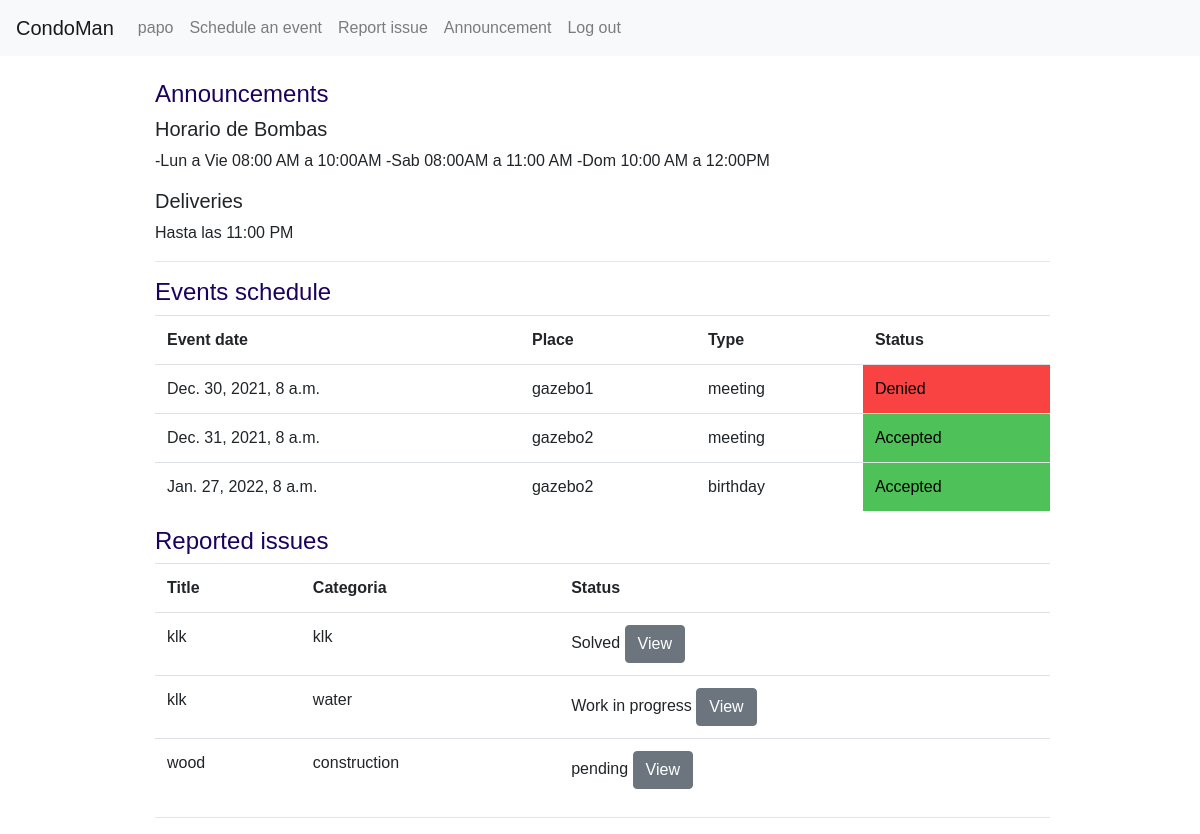
/ (signed in), run on an earlier commit of the app's database.
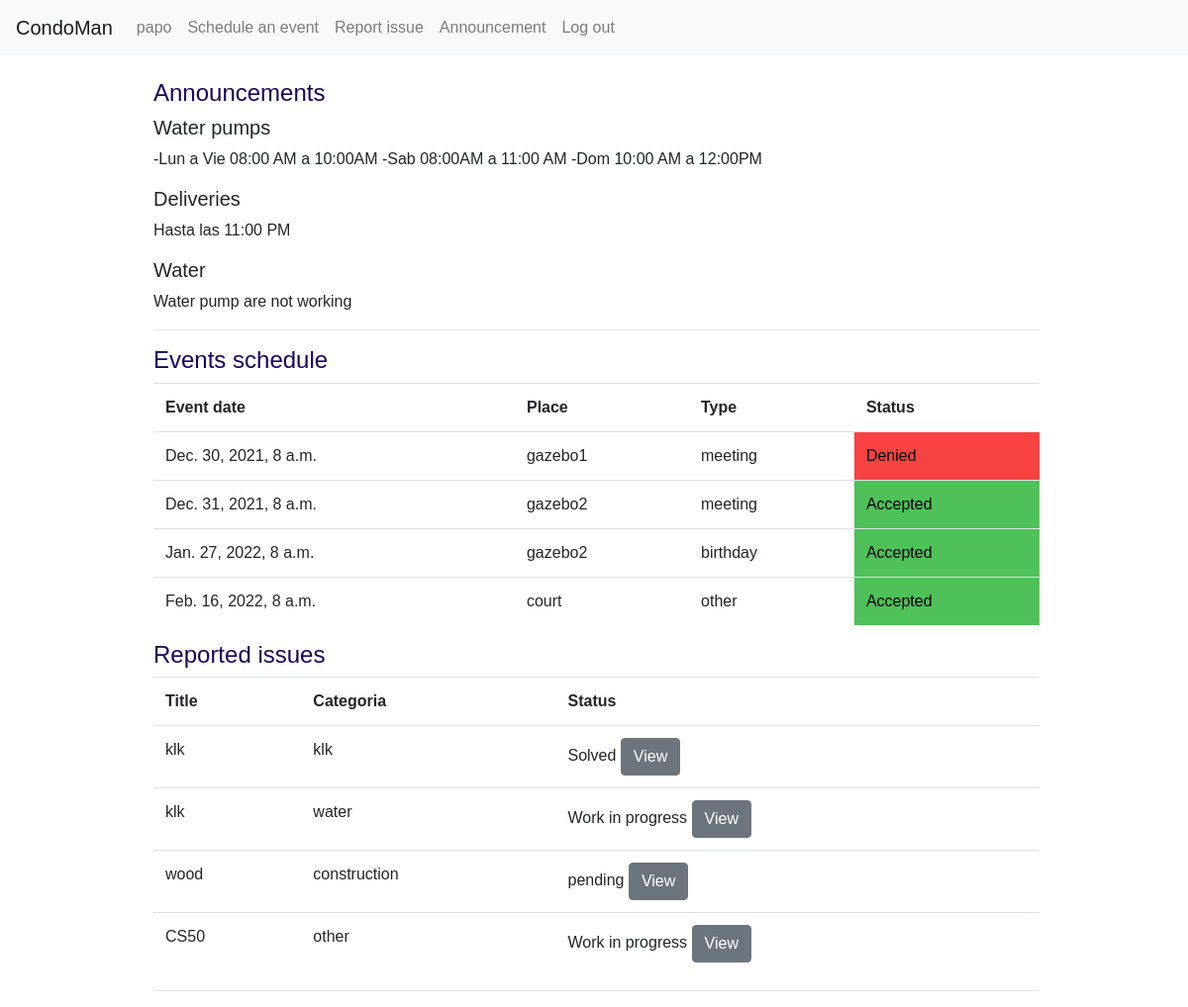
And on a later commit of the database.
### building/models.py (models this page shows, shortened)
class User(AbstractUser):
    pass

class Announcement(models.Model):
    profile = models.ForeignKey("Profile", on_delete=models.CASCADE, related_name="announcer")
    title = models.CharField(max_length=255)
    content = models.CharField(max_length=20000, blank=True)
    valid_date = models.DateField()
    submited = models.DateTimeField(auto_now=True)

class Events(models.Model):
    profile = models.ForeignKey("Profile", on_delete=models.CASCADE, related_name="events")
    event_date = models.DateTimeField()
    submited = models.DateTimeField(auto_now_add=True)
    place = models.CharField(max_length=64)
    type_of_event = models.CharField(max_length=64)
    status = models.CharField(max_length=64)

class Issues(models.Model):
    title = models.CharField(max_length=255)
    categoria = models.CharField(max_length=128)
    description = models.CharField(max_length=20000)
    status = models.CharField(max_length=96)
    reported_by = models.ForeignKey("Profile", on_delete=models.CASCADE, related_name="reporter")
    reported_date = models.DateTimeField(auto_now=True)
    signed_by = models.ForeignKey("Profile", on_delete=models.CASCADE, related_name="signer", null=True, blank=True)
    signed_date = models.DateTimeField(null=True, blank=True)

### building/views.py (the view, shortened to what this page needs)
# urls.py: path("", views.index, name="index"),
def index(request):
    if request.user.is_authenticated:
        user = User.objects.get(pk=request.user.id)
        profile = Profile.objects.get(user=user)
        today = date.today()
        eventos = Events.objects.filter(profile = profile).filter(event_date__gte = today).order_by("event_date")
        announces = Announcement.objects.filter(valid_date__gte = today  )
        issues = Issues.objects.filter(reported_by = profile)
        return render(request, "building/home.html", {"events": eventos, "announces": announces, "issues":issues })
    else:
        return HttpResponseRedirect(reverse("login"))

### building/templates/building/home.html (shortened to what this page needs)
{% extends "building/layout.html" %}
{% block body %}
<div id="building">
    <div class="division" id="home">
         <h4> Announcements  </h4>
        {% for announce in announces%}
            <h5> {{ announce.title}} </h5>
            <p> {{ announce.content }}</p>
        {% endfor%}
        <hr>
        <h4> Events schedule</h4>
            <table class="table">
                <tr>
                    <th>Event date</th>
                    <th>Place</th>
                    <th>Type</th>
                    <th>Status</th>
                </tr>
                {% for event in events%}
                    <tr >
                        <td>{{ event.event_date }}</td>
                        <td>{{ event.place }}</td>
                        <td>{{ event.type_of_event }}</td>
                        <td class="row{{event.status}}">{{ event.status }}</td>
                    </tr>
            {% endfor%}
            </table>
        <h4> Reported issues</h4>
            <table class="table">
                <tr>
                    <th>Title</th>
                    <th>Categoria</th>
                    <th>Status</th>
                </tr>
                {% for issue in issues %}
                    <tr >
                        <td>{{ issue.title }}</td>
                        <td>{{ issue.categoria}}</td>
                        <td >
                            {{ issue.status}}
                            <input type="button" class="btn btn-secondary"  value="View" onclick="issue_view( {{ issue.id}} )" />
                        </td>
                    </tr>
            {% endfor%}
            </table>
    </div>
    <hr>
</div>
{% endblock %}

### building/templates/building/layout.html (shortened to what this page needs)
{% load static %}
<!DOCTYPE html>
<html lang="en">
<head>
    <link rel="stylesheet" href="https://maxcdn.bootstrapcdn.com/bootstrap/4.0.0/css/bootstrap.min.css"
>
    <link href="{% static 'building/styles.css' %}" rel="stylesheet">
</head>
<body>
  {% if user.is_authenticated %}
    <nav class="navbar navbar-expand-lg navbar-light bg-light">
        <a class="navbar-brand" href="#">CondoMan</a>
        <div class="collapse navbar-collapse" id="navbarNav">
          <ul class="navbar-nav">
            <li class="nav-item">
              <a class="nav-link" onclick="home()">{{ user.username }} <span class="sr-only">(current)</span></a>
            </li>
            <li class="nav-item">
              <a class="nav-link" onclick="schedule()" href="#">Schedule an event</a>
            </li>
            <li class="nav-item">
              <a class="nav-link" onclick="issue()" href="#">Report issue</a>
            </li>
            <li class="nav-item">
              <a class="nav-link" onclick="announcement()" href="#">Announcement</a>
            </li>
            <li class="nav-item">
              <a class="nav-link" href="{% url 'logout' %}">Log out</a>
            </li>
          </ul>
        </div>
      </nav>
      {% endif %}
      <div id="container">
        {% block body %}
        {% endblock %}
      </div>
</body>
</html>

### building/static/building/styles.css (style rules this page uses)
body { font-family: Arial, Helvetica, sans-serif; }
#building { max-width: 900px; margin: auto; padding-left: 5px; border-radius: 30px; }
#container { padding-left: 5%; padding-right: 5%; padding-top: 2%; }
h4 { color: rgb(28, 0, 94); }
.rowAccepted { background-color: rgba(11, 170, 24, 0.72); color: black; }
.rowDenied { background-color: rgb(249, 66, 66); color: black; }
ul { list-style-type: none; }

What changed in the data, as far as the page shows it:
changed Announcement "-Lun a Vie 08:00 AM a 10:00AM -Sab 08:00AM a 11:00 AM -Dom 10:00 AM a 12:00PM": title "Horario de Bombas" → "Water pumps"
now on this page (row edited): Announcement: title "Water", content "Water pump are not working"
added Events: event_date "Feb. 16, 2022, 8 a.m.", place "court", type_of_event "other", status "Accepted"
added Issues: title "CS50", categoria "other", status "Work in progress"
